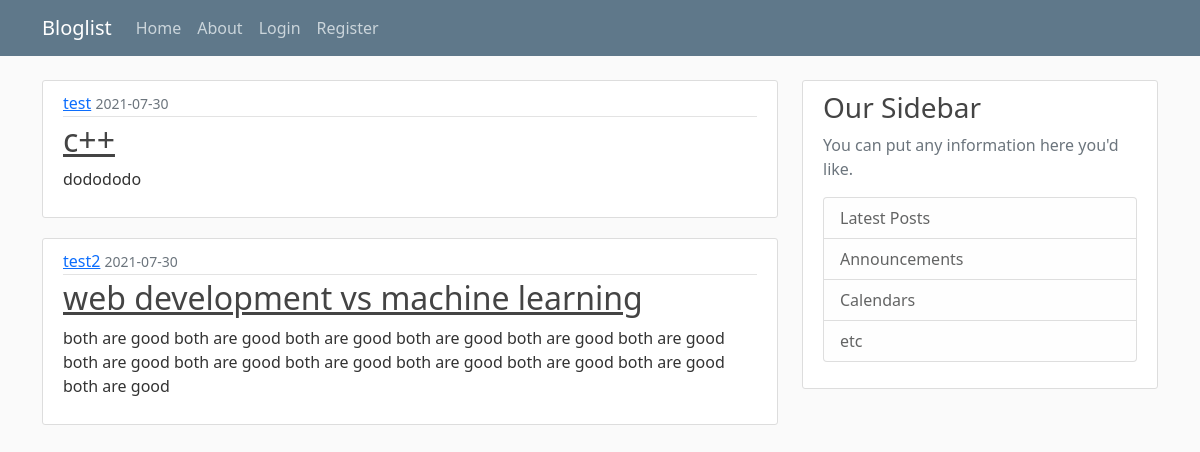
The page /home on the database its author committed.
### bloglist/models.py (models this page shows, shortened)
class Post(db.Model):
    id=db.Column(db.Integer,primary_key=True)
    title=db.Column(db.String(50),nullable=False)
    date_posted = db.Column(db.DateTime,nullable=False,default=datetime.utcnow)
    content=db.Column(db.Text,nullable=False)
    user_id=db.Column(db.Integer,db.ForeignKey('user.id'),nullable=False)

class User(db.Model , UserMixin):
    id=db.Column(db.Integer,primary_key=True)
    username = db.Column(db.String(20),unique=True , nullable=False)
    email = db.Column(db.String(120),unique=True , nullable=False)
    password = db.Column(db.String(60),nullable=False)
    posts = db.relationship('Post',backref='author',lazy=True)

### bloglist/routes.py (the view)
@app.route("/")
@app.route("/home")
def home():
    posts = Post.query.all()
    return render_template('home.html',posts=posts )

### bloglist/templates/home.html
{% extends 'layout.html' %}
{% block content %}
{% for post in posts %}
<article class="media content-section">
  <div class="media-body">
    <div class="article-metadata">
      <a class="mr-2" href="#">{{ post.author.username }}</a>
      <small class="text-muted">{{ post.date_posted.strftime('%Y-%m-%d') }}</small>
    </div>
    <h2><a class="article-title" href="{{url_for('post' , post_id=post.id)}}">{{ post.title }}</a></h2>
    <p class="article-content">{{ post.content }}</p>
  </div>
</article>
{% endfor %}
{% endblock %}

### bloglist/templates/layout.html (shortened to what this page needs)
<!DOCTYPE html>
<html lang="en">
<head>
    <link href="https://cdn.jsdelivr.net/npm/bootstrap@5.0.2/dist/css/bootstrap.min.css" rel="stylesheet"
>
    <link rel="stylesheet" type="text/css" href="{{url_for('static',filename='main.css')}}">
</head>
<body>
    <header class="site-header">
        <nav class="navbar navbar-expand-md navbar-dark bg-steel fixed-top">
            <div class="container">
                <a class="navbar-brand mr-4" href="/">Bloglist</a>
                <div class="collapse navbar-collapse" id="navbarToggle">
                    <div class="navbar-nav mr-auto">
                        <a class="nav-item nav-link" href="{{ url_for('home') }}">Home</a>
                        <a class="nav-item nav-link" href="{{ url_for('about') }}">About</a>
                    </div>
                    <div class="navbar-nav">
                        {% if current_user.is_authenticated %}
                        <a class="nav-item nav-link" href="{{ url_for('new_post') }}">New Post</a>
                        <a class="nav-item nav-link" href="{{ url_for('account') }}">Account</a>
                        <a class="nav-item nav-link" href="{{ url_for('logout') }}">Logout</a>
                        {% else %}
                        <a class="nav-item nav-link" href="{{ url_for('login') }}">Login</a>
                        <a class="nav-item nav-link" href="{{ url_for('register') }}">Register</a>
                        {% endif %}
                    </div>
                </div>
            </div>
        </nav>
    </header>
    <main role="main" class="container">
        <div class="row">
            <div class="col-md-8">
                {% block content %}{% endblock %}
            </div>
            <div class="col-md-4">
                <div class="content-section">
                    <h3>Our Sidebar</h3>
                    <p class='text-muted'>You can put any information here you'd like.
                    <ul class="list-group">
                        <li class="list-group-item list-group-item-light">Latest Posts</li>
                        <li class="list-group-item list-group-item-light">Announcements</li>
                        <li class="list-group-item list-group-item-light">Calendars</li>
                        <li class="list-group-item list-group-item-light">etc</li>
                    </ul>
                    </p>
                </div>
            </div>
        </div>
    </main>
</body>
</html>

### bloglist/static/main.css (style rules this page uses)
body { background: #fafafa; color: #333333; margin-top: 5rem; }
h1, h2, h3, h4, h5, h6 { color: #444444; }
.bg-steel { background-color: #5f788a; }
.site-header .navbar-nav .nav-link { color: #cbd5db; }
.content-section { background: #ffffff; padding: 10px 20px; border: 1px solid #dddddd; border-radius: 3px; margin-bottom: 20px; }
.article-title { color: #444444; }
.article-content { white-space: pre-line; }
.article-metadata { padding-bottom: 1px; margin-bottom: 4px; border-bottom: 1px solid #e3e3e3 }

### rows shown on the page
Post: author.username "test", date_posted "2021-07-30", title "c++", content "dodododo"
Post: author.username "test2", date_posted "2021-07-30", title "web development vs machine learning", content "both are good both are good both are good both are good both are good both are good both are good both are good both are good both are good both are good both are good both are good"
